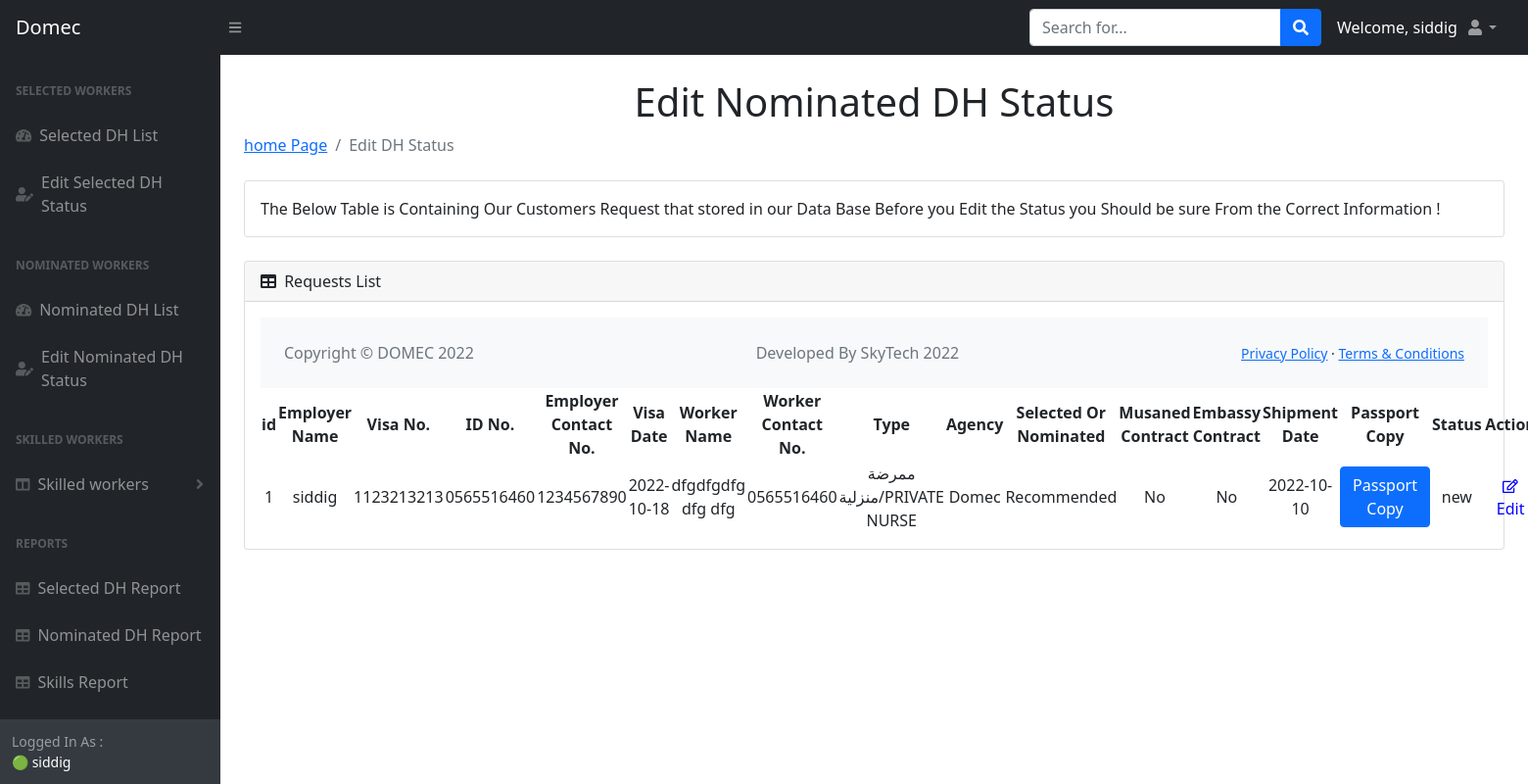
Page /domec_nominated_list (signed in) on the earlier database version.
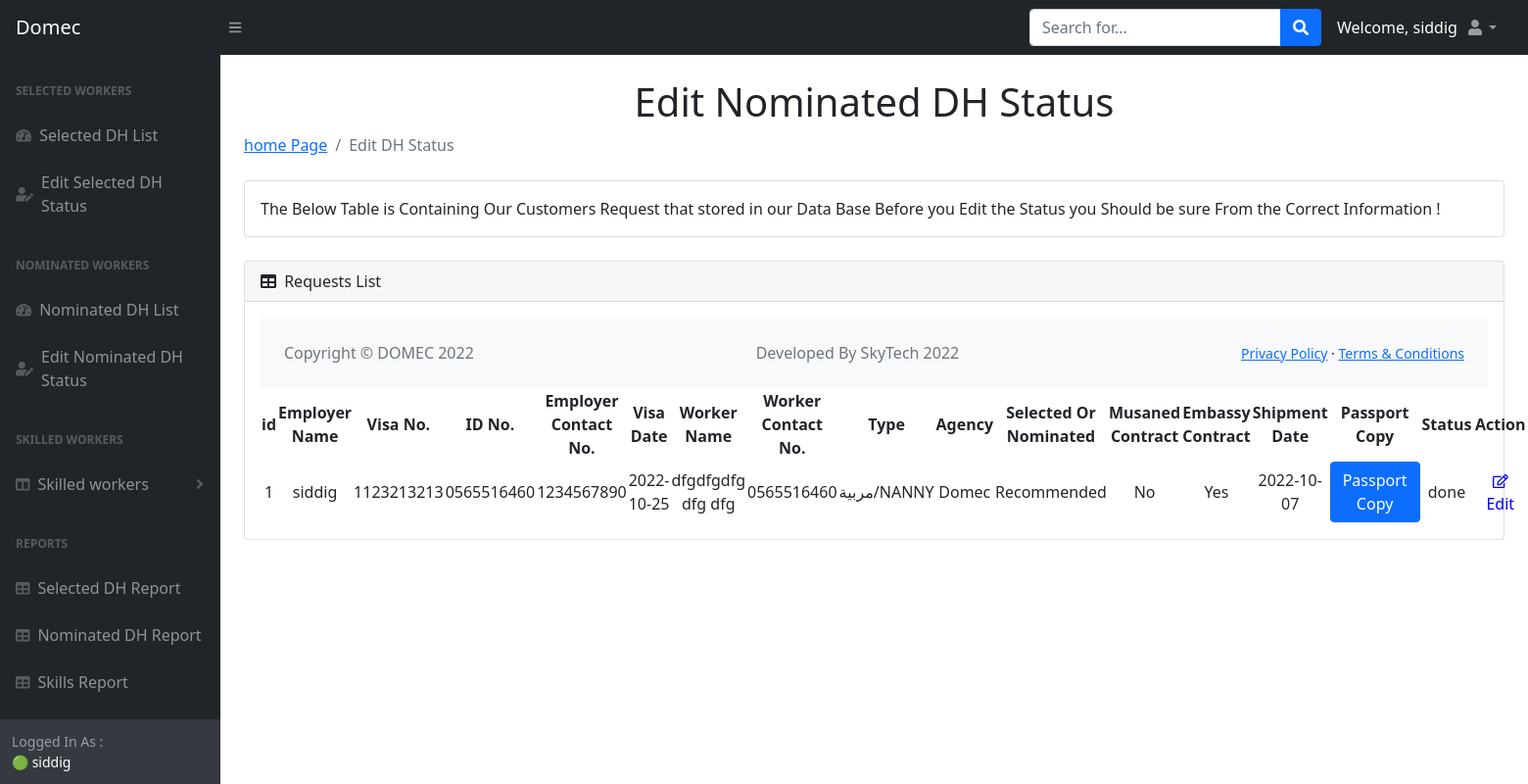
Same page on the later database version.
### main.py (models this page shows)
class Nominated(db.Model):
    __tablename__ = "nominates"
    id = db.Column(db.Integer, primary_key=True)
    name = db.Column(db.String(250), nullable=False)
    nid_or_iq = db.Column(db.String, nullable=False)
    phone_No = db.Column(db.String(250), nullable=False)
    n_visa = db.Column(db.String, nullable=False)
    n_visa_date = db.Column(db.Date, nullable=False)
    worker_name = db.Column(db.String(250), nullable=False)
    worker_contact_No = db.Column(db.String(250), nullable=False)
    type = db.Column(db.String(250), nullable=False)
    agency = db.Column(db.String(250), nullable=False)
    selected_or_recommended = db.Column(db.String(250), nullable=False)
    musaned = db.Column(db.String(250), nullable=False)
    embassy_contract = db.Column(db.String(250), nullable=False)
    shipment_date = db.Column(db.Date, nullable=False)
    ppt_image = db.Column(db.String(1000), nullable=False)
    status = db.Column(db.String(1000), nullable=False)

### main.py (the view)
@app.route("/domec_nominated_list")
def domec_nominated_list():
    added_nominates = Nominated.query.all()
    return render_template("domec_nominated_list.html", nominates=added_nominates, name=current_user.name)

### main.py (called while the page is built)
@login_manager.user_loader
def load_user(user_id):
    return User.query.get(int(user_id))

### templates/domec_nominated_list.html (shortened to what the changed rows need)
<!DOCTYPE html>
<html lang="en">
    <head>
        <link href="https://cdn.jsdelivr.net/npm/simple-datatables@latest/dist/style.css" rel="stylesheet" />
        <link href="static/css/styles.css" rel="stylesheet" />
    </head>
    <body class="sb-nav-fixed">
     <div id="layoutSidenav">
            <div id="layoutSidenav_content">
                <main>
                    <div class="container-fluid px-4">
                        <h1 class="mt-4" style="text-align:center"> Edit Nominated DH Status</h1>
                        <div class="card mb-4">
                            <div class="card-body">
                                <table id="datatablesSimple">
                                   <thead>
                                        <tr>
                                            <th style="text-align:center;">id</th>
                                            <th style="text-align:center;">Employer Name</th>
                                            <th style="text-align:center;">Visa No.</th>
                                            <th style="text-align:center;">ID No.</th>
                                            <th style="text-align:center;">Employer Contact No. </th>
                                            <th style="text-align:center;">Visa Date </th>
                                            <th style="text-align:center;">Worker Name</th>
                                            <th style="text-align:center;">Worker Contact No.</th>
                                            <th style="text-align:center;">Type</th>
                                            <th style="text-align:center;">Agency</th>
                                            <th style="text-align:center;">Selected Or Nominated</th>
                                            <th style="text-align:center;">Musaned Contract</th>
                                            <th style="text-align:center;">Embassy Contract</th>
                                            <th style="text-align:center;">Shipment Date </th>
                                            <th style="text-align:center;">Passport Copy</th>
                                            <th style="text-align:center;">Status</th>
                                            <th style="text-align:center;">Action</th>
                                        </tr>
                                    </thead>
                                    <tbody>
                                        {% for nominated in nominates %}
                                        {% if nominated.agency == "Domec" %}
                                          <tr>
                                              <td style="text-align:center;">{{nominated.id}}</td>
                                              <td style="text-align:center;">{{nominated.name}}</td>
                                             <td style="text-align:center;">{{nominated.nid_or_iq}}</td>
                                              <td style="text-align:center;">{{nominated.phone_No}}</td>
                                              <td style="text-align:center;">{{nominated.n_visa}}</td>
                                              <td style="text-align:center;">{{nominated.n_visa_date}}</td>
                                              <td style="text-align:center;">{{nominated.worker_name}}</td>
                                              <td style="text-align:center;">{{nominated.worker_contact_No}}</td>
                                              <td style="text-align:center;">{{nominated.type}}</td>
                                              <td style="text-align:center;">{{nominated.agency}}</td>
                                               <td style="text-align:center;">{{nominated.selected_or_recommended}}</td>
                                               <td style="text-align:center;">{{nominated.musaned}}</td>
                                               <td style="text-align:center;">{{nominated.embassy_contract}}  </td>
                                              <td style="text-align:center;">{{nominated.shipment_date}}</td>
                                              <td style="text-align:center;">
                                                <a href="{{nominated.ppt_image}}}" class="btn btn-primary" target="_blank">Passport Copy</a>
                                            </td>
                                              <td style="text-align:center;">{{nominated.status}}</td>
                                              <td style="text-align:center;"><a href="{{url_for('domec_edit_nominated',id=nominated.id)}}" class="btn" style="color:blue"> <i class="far fa-edit fa-sm" ></i> Edit</a>
                                        </tr>
                                        {% endif %}
                                        {% endfor %}
                                    </tbody>
                            </div>
                        </div>
                    </div>
                </main>
            </div>
        </div>
    </body>
</html>

Differences in the rows shown:
changed Nominated "siddig": n_visa_date "2022-10-18" → "2022-10-25"; type "ممرضة منزلية/PRIVATE NURSE" → "مربية/NANNY"; embassy_contract "No" → "Yes"; shipment_date "2022-10-10" → "2022-10-07"; status "new" → "done"
